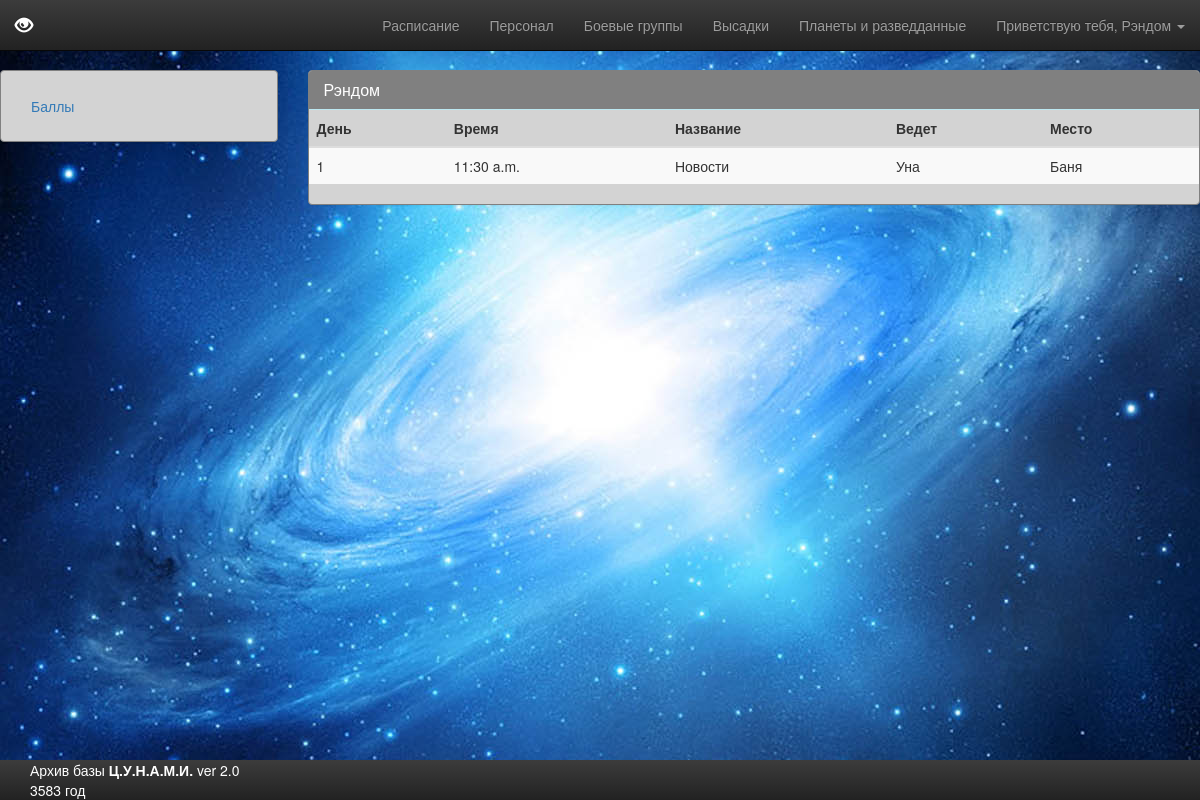
/shedule/account/mk/ (signed in), run on an earlier commit of the app's database.
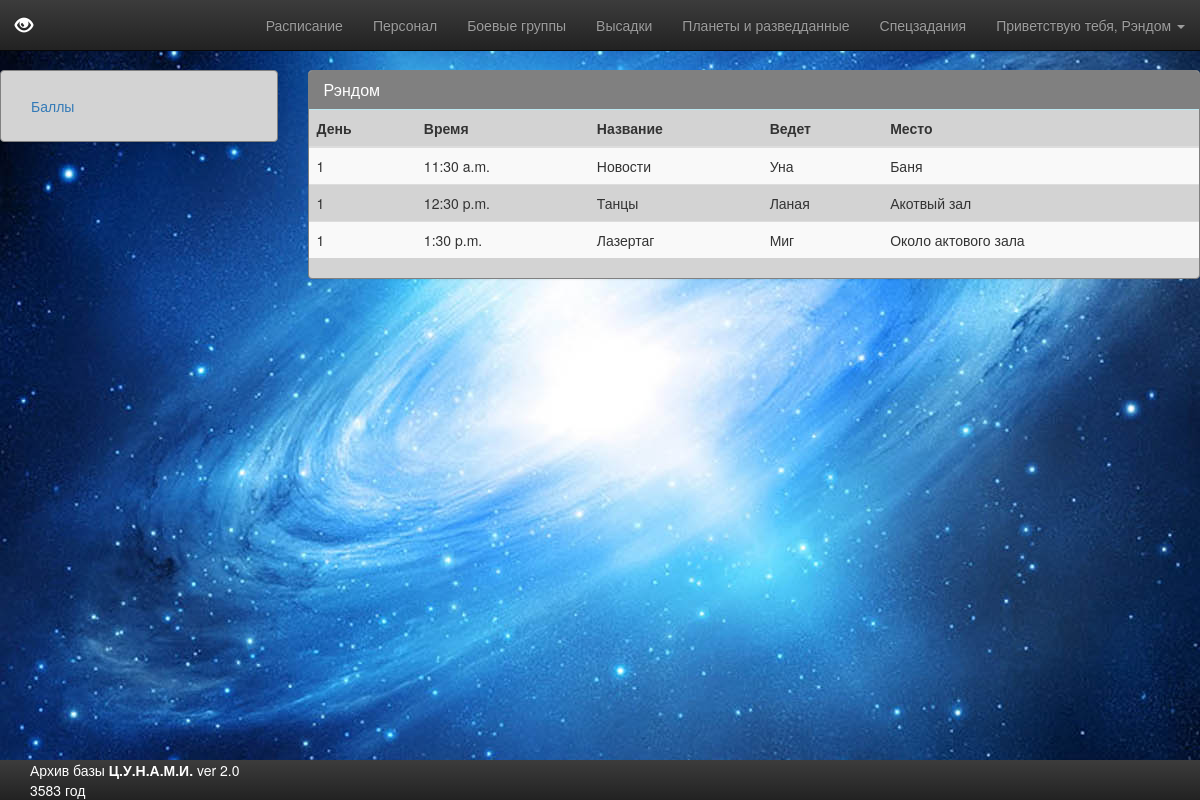
And on a later commit of the database.
### menu/models.py (models this page shows, shortened)
class MenuItem(models.Model):
    menu = models.ForeignKey(
        Menu,
        verbose_name=_(u'Name')
        )
    order = models.IntegerField(
        _(u'Order'),
        default=500
        )
    link_url = models.CharField(
        _(u'Link URL'),
        max_length=100,
        help_text=_(u'URL or URI to the content, eg /about/ or http://foo.com/')
        )
    title = models.CharField(
        _(u'Title'),
        max_length=100
        )
    login_required = models.BooleanField(
        _(u'Login required'),
        blank=True,
        default=False,
        help_text=_(u'Should this item only be shown to authenticated users?')
        )
    anonymous_only = models.BooleanField(
        _(u'Anonymous only'),
        blank=True,
        default=False,
        help_text=_(u'Should this item only be shown to non-logged-in users?')
        )
    class Meta:
        verbose_name = _(u'menu item')
        verbose_name_plural = _(u'menu items')

### shedule/models.py (models this page shows, shortened)
class Lesson(models.Model):
    name = models.CharField(max_length=50)
    max_students = models.IntegerField(default=12)
    place = models.CharField(max_length=50, choices=[ ])
    day = models.IntegerField(default=1)
    previous_lesson_day = models.IntegerField(default=0, blank=True)
    start_time = models.TimeField()
    part_time = models.IntegerField(default = 1)
    short_info = models.TextField()
    teacher = models.ForeignKey(Watcher, related_name='teacher_lessons')
    students = models.ManyToManyField(Watcher,related_name='student_lessons', blank=True)
    is_specialization = models.BooleanField(default=False)
    class Meta:
        db_table = 'lessons'
        ordering = ['-day']
    objects = LessonManager()

class Watcher(models.Model):
    user = models.OneToOneField(User, unique=True, on_delete=models.CASCADE)
    name = models.CharField(max_length=30)
    bg = models.CharField(max_length=30, blank=True)
    photo = models.ImageField(upload_to='static/images/Watcher/',blank=True)
    male = models.BooleanField(default=True)
    def __unicode__(self):
        return self.name
    class Meta:
        db_table = 'watchers'

### shedule/views.py (the view)
def mk(request):
    user = request.user
    watcher = user.watcher
    lesson_list = watcher.student_lessons.all()
    mk_list = lesson_list.filter(students__id=request.user.watcher.pk)
    context = {'watcher':watcher,
                'user' : user,
               'mk_list' : mk_list}
    return render(request, 'shedule/mk.html', context)

### menu/templatetags/menubuilder.py (called while the page is built)
def build_menu(parser, token):
    try:
        tag_name, menu_name = token.split_contents()
    except:
        raise template.TemplateSyntaxError("%r tag requires exactly one argument" % token.contents.split()[0])
    return MenuObject(menu_name)

    def render(self, context):
        try:
            current_path = context['request'].path
            user = context['request'].user
        except KeyError:
            current_path = None
            user = None
        context['menuitems'] = get_items(self.menu_name, current_path, user)
        return ''

### templates/shedule/mk.html (shortened to what this page needs)
{% extends 'base.html' %}
{% block sidemenu %}
    <ul class="nav nav-sidebar">
        <li><a href="{% url 'shedule:mark' %}">Баллы</a></li>
    </ul>
{% endblock %}
{% block content %}
    <div class="panel-heading">
        <h1 class="panel-title">{{ watcher.name }}
        </h1>
    </div>
        <div class="row">
               <div class="col-xs-12 col-lg-12">
                   <div class="table-responsive">
                           <table class="table table-striped">
                              <thead>
                                 <tr>
                                    <th>День</th>
                                    <th>Время</th>
                                    <th>Название</th>
                                    <th>Ведет</th>
                                    <th>Место</th>
                                 </tr>
                              </thead>
                              <tbody>
                              {% for mk in mk_list %}
                                <a href = "{% url 'shedule:lesson' mk.day mk.pk %}"><tr>
                                        <td>{{ mk.day }}</td>
                                        <td>{{ mk.start_time }}</td>
                                        <td>{{ mk.name }}</td>
                                        <td>{{ mk.teacher }}</td>
                                        <td>{{ mk.place }}</td>
                                 </tr></a>
                              {% endfor %}
                              </tbody>
                           </table>
                        </div>
               </div>
        </div>
{% endblock %}

### templates/header.html (shortened to what this page needs)
<nav class="navbar navbar-inverse navbar-fixed-top">
         <div class="container-fluid">
            <div class="navbar-header">
               <a href="{% url 'archive:planet' 1 %}" class="navbar-brand"><span class="glyphicon glyphicon-eye-open"></span></a>
            </div>
            <div class="collapse navbar-collapse" id="navbar-collapse-menu-1">
               <ul class="nav navbar-nav navbar-right">
                   {% load menubuilder %}
                     {% for menu in menuitems %}
                         <li><a href="{{ menu.url }}">{{ menu.title }}</a></li>
                     {% endfor %}
                     {% if user.is_authenticated%}
                         <li class="dropdown"><a href="{% url 'shedule:account' %}" class="dropdown-toggle" data-toggle="dropdown">Приветствую тебя, {{ user.watcher }} <span class="caret"></span></a>
                         </li>
                     {% else %}
                         <li><a href="{% url 'shedule:login' %}">Войти</a> </li>
                     {% endif %}
               </ul>
            </div>
         </div>
</nav>

What changed in the data, as far as the page shows it:
added MenuItem: title "Спецзадания"
now on this page (row unchanged): Lesson: day "1", start_time "12:30 p.m.", name "Танцы", teacher "Ланая", place "Акотвый зал"
now on this page (row unchanged): Lesson: day "1", start_time "1:30 p.m.", name "Лазертаг", teacher "Миг", place "Около актового зала"
